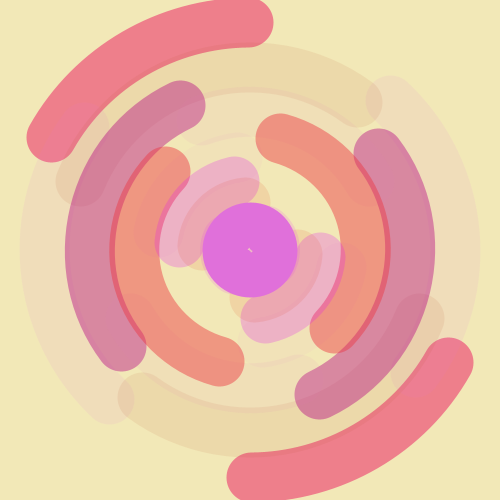
Frame 1 (no input)
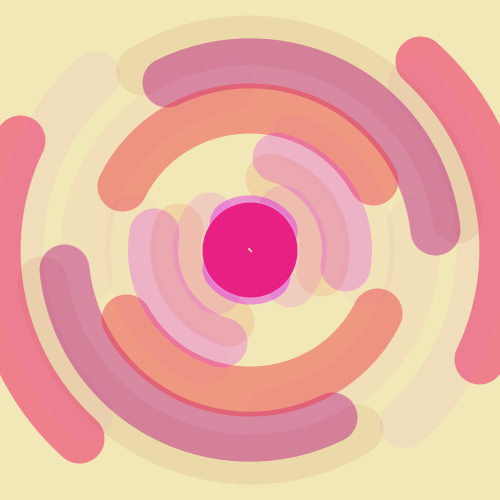
Frame 60 (the mouse pressed at the canvas centre just before this capture)
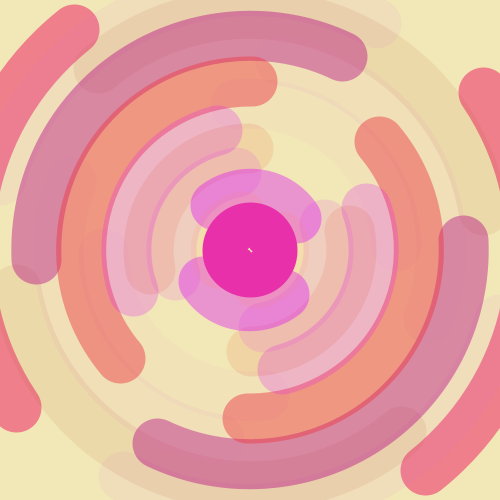
Frame 120 (the mouse held since frame 60 and released just before this capture)

The Processing sketch that drew these frames (run headless with seeded random() and noise(); from frame 60 on, the mouse is pressed at the canvas centre):

// Processing sketch: processing_5760
// ── processing_5760.pde

arq[] arcs;
float ray;int maxi;color nextColor,currentColor;

void setup(){
  size(500,500); maxi=(int)sqrt(250*250+250*250)*2;
  background(255);
  arcs= new arq[10];
  ray = 0;
  for(int a=0;a<10;a++){
    getNextColor();
    arcs[a]=new arq(250,250,50+a*45);
  }
  arcs=(arq[]) reverse(arcs);
  noFill();
  strokeWeight(50); 
  smooth(); 
  strokeCap(ROUND);
}

void draw(){
  ray+=0.9; 
  if(ray>45){
    ray=0;
    for(int a=0;a<arcs.length;a++){
      arcs[a].r+=45;
    }
    getNextColor();
     arcs = (arq[]) append (arcs, new arq(250,250,50));
      if(arcs[0].r>maxi){
       arcs = (arq[]) subset (arcs, 1);
      }
  }
  background(242,232,183);
  for(int a=0;a<arcs.length;a++){
    arcs[a].dessine();
  }
  stroke(getCouleurEnCours());
  ellipse(250,250,45,45);
}

class arq{
  int x,y;
  mouvement m;
  float r,a,l,v;
  color col=nextColor;
  arq(int _x, int _y, int _r){
    col=nextColor;
    m = new mouvement();
    x=_x;
    y=_y;
    r=_r;
    a=random(TWO_PI);
    l=random(0.3,0.7);
    v=random(-0.04,0.04);
  }
  void dessine(){
    stroke(col);
    arc(x, y, r+ray, r+ray, a, a+l*PI); 
    arc(x, y, r+ray, r+ray, a+PI, a+PI+l*PI);
    l=l+(1-l)*0.002;
    a+=m.bouge();
  }
}

class mouvement{
  float n,v,v2;
  mouvement(){
    n=0;v=PI/100;v2=random(.3,0.08);
  } 
  float bouge(){
    n+=v;v*=1.003;
    if(random(100)<1){
      v=-v;
    }
    return cos(n)*v2;
  }
}

void getNextColor(){
  currentColor = nextColor;
  nextColor =color(random(180,255),random(180),random(255),random(150)); 
}

color getCouleurEnCours(){
 float d=45-ray;   
 
  
 float b=(blue(currentColor)/45)*d+(blue(nextColor)/45)*ray;  
 float r=(red(currentColor)/45)*d+(red(nextColor)/45)*ray; 
 float g=(green(currentColor)/45)*d+(green(nextColor)/45 )*ray; 
 return color(r,g,b);
}
